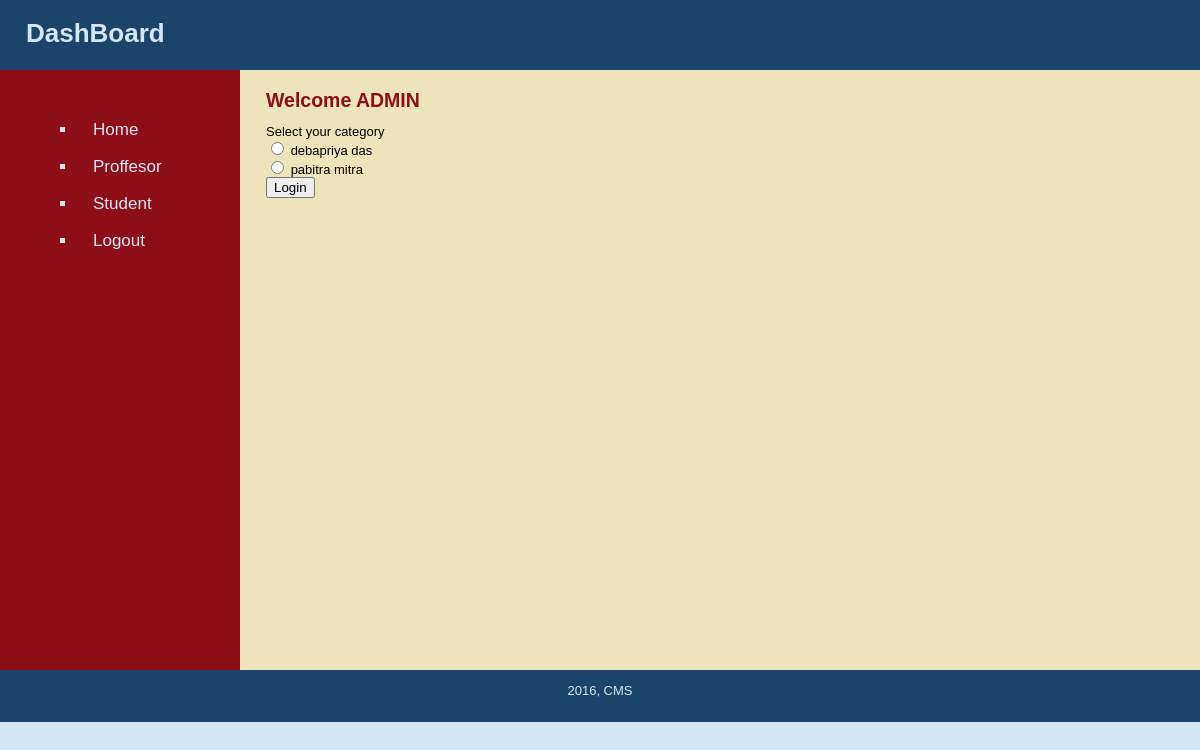
Screenshot of /admin_dashboard.php?prof with the database file from the repository.
### tables this page shows
CREATE TABLE IF NOT EXISTS `professor` (
`Professor_id` int(11) NOT NULL,
  `Firstname` varchar(255) DEFAULT NULL,
  `Lastname` varchar(255) DEFAULT NULL,
  `email_id` varchar(255) DEFAULT NULL,
  `username` varchar(20) DEFAULT NULL,
  `password` varchar(20) DEFAULT NULL,
  `DOB` date DEFAULT NULL,
  `Institute` varchar(255) DEFAULT NULL
);

### show_prof.php (the view)
<form action="set_variable.php?user_type=Professor" method="post">
	<div class="form-group">
	    <label for="exampleusertype1">Select your category </label></br>
	    <?php
	    $sql = "SELECT * FROM professor";
	    $result = mysql_query($sql,$conn);
	    while($row = mysql_fetch_array($result,MYSQL_ASSOC))
	    {
	    	?>
	    	<input type="radio" name="user_id" value=<?php echo $row['Professor_id']; ?> > <?php echo $row['Firstname']." ".$row['Lastname'];?> <br>
	    	<?php
	    }
		?>
	</div>
	<button type="submit" class="btn btn-success" name="LOGIN">Login</button>
</form>

### stylesheets/public.css (style rules this page uses)
html { height: 100%; width: 100%; }
body { width: 100%; height: 100%; margin: 0px; padding: 0px; border: 0px; font-family: Verdana, Arial, Helvetica, sans-serif; background: #D4E6F4; font-size: 13px; line-height: 15px; }

### rows the page displays
professor: Firstname "debapriya", Lastname "das"
professor: Firstname "pabitra", Lastname "mitra"
